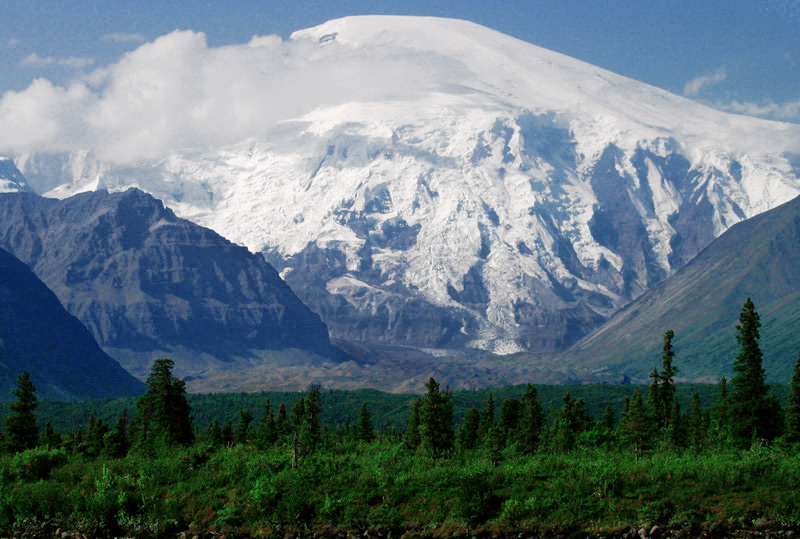
#> input picture Wrangells1.jpg, 800 x 539 px
$ jupyter execute hw1.ipynb
#> lines starting #> are read from the running program, lines starting #| are printed output that depends on the picture; after the words box and inside, x2 and y2 are one past the last pixel; in counts of white or black regions, pixels touching at a corner belong together
[cell 1]
import cv2
import numpy as np

[cell 2]
img = cv2.imread('Wrangells1.jpg')
#> img is the input picture: shape (539, 800, 3); mean B, G, R 123.7, 116.2, 97.7

[cell 3]
def img_rec():
    cv2.rectangle(img,(233,141),(590,281),(255,0,0),-1)

[cell 4]
font = cv2.FONT_HERSHEY_SIMPLEX
cv2.putText(img,'OpenCV',(10,500), font, 4,(255,255,255),2,cv2.LINE_AA)
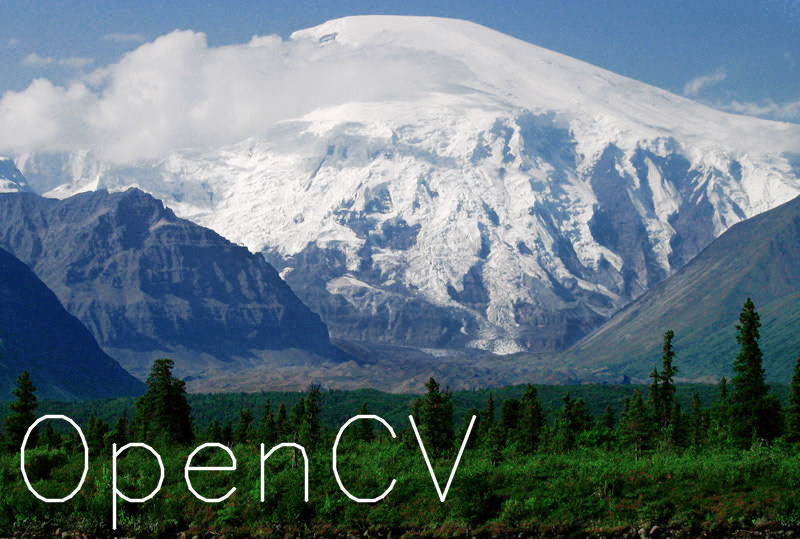
#> img: shape (539, 800, 3); 1.31% of pixels changed, all inside (x1, y1, x2, y2) = (20, 414, 477, 531)

[cell 5]
# mouse callback function
def draw_circle(event,x,y,flags,param):
    if event == cv2.EVENT_LBUTTONDBLCLK:
        cv2.circle(img,(x,y),100,(255,0,0),-1)

# Create a black image, a window and bind the function to window
img = np.zeros((512,512,3), np.uint8)
cv2.namedWindow('image')
cv2.setMouseCallback('image',draw_circle)

while(1):
    cv2.imshow('image',img)
    if cv2.waitKey(20) & 0xFF == 27:
#> (key Esc is pressed here)
        break
cv2.destroyAllWindows()

[cell 6]
# mouse callback function
def draw_circle(event,x,y,flags,param):
    if event == cv2.EVENT_LBUTTONDBLCLK:
        cv2.circle(img,(x,y),100,(255,0,0),-1)

# Create a black image, a window and bind the function to window
img = np.zeros((512,512,3), np.uint8)
cv2.namedWindow('image')
cv2.setMouseCallback('image',draw_circle)

while(1):
    cv2.imshow('image',img)
    if cv2.waitKey(20) & 0xFF == 27:
#> (key Esc is pressed here)
        break
cv2.destroyAllWindows()

[cell 7]
img = np.zeros((512,512,3), np.uint8)
cv2.namedWindow('image')
cv2.setMouseCallback('image',draw_circle)

while(1):
    cv2.imshow('image',img)
    k = cv2.waitKey(1) & 0xFF
#> (key Esc is pressed here)
    if k == ord('m'):
        mode = not mode
    elif k == 27:
        break

cv2.destroyAllWindows()

[cell 8]
def nothing(x):
    pass

[cell 9]
# Create a black image, a window
img = np.zeros((300,512,3), np.uint8)
img2 = cv2.imread('Wrangells1.jpg')
img_rec = cv2.rectangle(img,(233,141),(590,281),(255,0,0),-1)
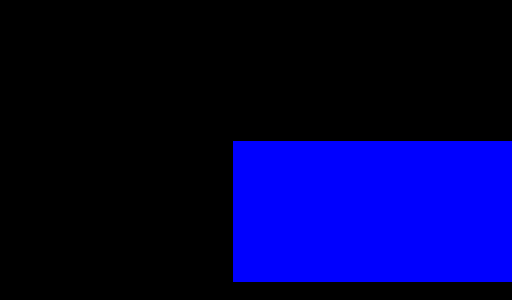
#> img: shape (300, 512, 3); mean B, G, R 65.3, 0, 0


cv2.namedWindow('image')

# create trackbars for color change
cv2.createTrackbar('R','image',0,255,nothing)
cv2.createTrackbar('G','image',0,255,nothing)
cv2.createTrackbar('B','image',0,255,nothing)

# create switch for ON/OFF functionality
switch = '0 : OFF \n1 : ON'
cv2.createTrackbar(switch, 'image',0,1,nothing)

while(1):
    cv2.imshow('image',img)
    k = cv2.waitKey(1) & 0xFF
#> (key Esc is pressed here)
    if k == 27:
        break
    # get current positions of four trackbars
    r = cv2.getTrackbarPos('R','image')
    g = cv2.getTrackbarPos('G','image')
    b = cv2.getTrackbarPos('B','image')
    s = cv2.getTrackbarPos(switch,'image')

    if s == 0:
        img[:] = 0
    else:
        img[:] = [b,g,r]

cv2.destroyAllWindows()
